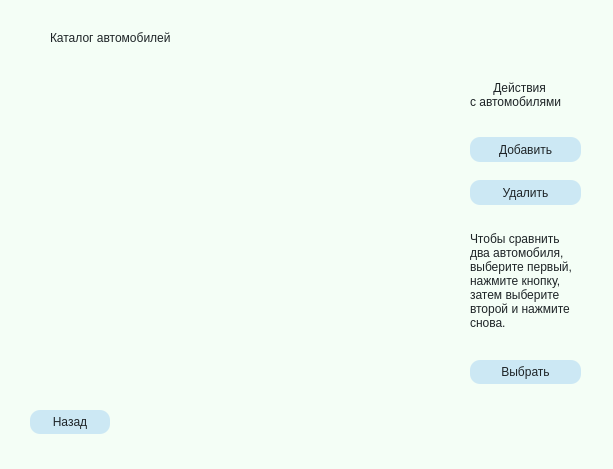
<?xml version="1.0" encoding="UTF-8"?>
<ui version="4.0">
 <class>CatalogWindow</class>
 <widget class="QDialog" name="CatalogWindow">
  <property name="geometry">
   <rect>
    <x>0</x>
    <y>0</y>
    <width>613</width>
    <height>469</height>
   </rect>
  </property>
  <property name="windowTitle">
   <string>Каталог автомобилей</string>
  </property>
  <property name="styleSheet">
   <string notr="true">background-color: rgb(244, 254, 246);
color: rgb(30, 36, 39);
font: 600 9pt &quot;Montserrat&quot;;
border-radius: 10px;
border-style: none;
border-width: 0px;</string>
  </property>
  <widget class="QListWidget" name="listWidget">
   <property name="geometry">
    <rect>
     <x>30</x>
     <y>80</y>
     <width>401</width>
     <height>311</height>
    </rect>
   </property>
   <property name="styleSheet">
    <string notr="true">background-color: rgb(244, 254, 246);
border: none;
border-radius: 15px;
color: rgb(30, 36, 39);
font: 9pt &quot;Montserrat&quot;;
outline: 0px;</string>
   </property>
  </widget>
  <widget class="QPushButton" name="backPushButton">
   <property name="geometry">
    <rect>
     <x>30</x>
     <y>410</y>
     <width>80</width>
     <height>24</height>
    </rect>
   </property>
   <property name="styleSheet">
    <string notr="true">color: rgb(30, 36, 39);
font: 600 9pt &quot;Montserrat&quot;;
border-radius: 10px;
border-style: solid;
border-width: 0px;
background-color: rgb(204, 232, 244);
padding: 5px</string>
   </property>
   <property name="text">
    <string>Назад</string>
   </property>
  </widget>
  <widget class="QLabel" name="topLabel">
   <property name="geometry">
    <rect>
     <x>50</x>
     <y>30</y>
     <width>181</width>
     <height>16</height>
    </rect>
   </property>
   <property name="styleSheet">
    <string notr="true">color: rgb(30, 36, 39);
font: 600 11pt &quot;Montserrat&quot;;</string>
   </property>
   <property name="text">
    <string>Каталог автомобилей</string>
   </property>
  </widget>
  <widget class="QPushButton" name="addPushButton">
   <property name="geometry">
    <rect>
     <x>470</x>
     <y>137</y>
     <width>111</width>
     <height>25</height>
    </rect>
   </property>
   <property name="styleSheet">
    <string notr="true">color: rgb(30, 36, 39);
font: 600 9pt &quot;Montserrat&quot;;
border-radius: 10px;
border-style: solid;
border-width: 0px;
background-color: rgb(204, 232, 244);
padding: 5px</string>
   </property>
   <property name="text">
    <string>Добавить</string>
   </property>
  </widget>
  <widget class="QPushButton" name="deletePushButton">
   <property name="geometry">
    <rect>
     <x>470</x>
     <y>180</y>
     <width>111</width>
     <height>25</height>
    </rect>
   </property>
   <property name="styleSheet">
    <string notr="true">color: rgb(30, 36, 39);
font: 600 9pt &quot;Montserrat&quot;;
border-radius: 10px;
border-style: solid;
border-width: 0px;
background-color: rgb(204, 232, 244);
padding: 5px</string>
   </property>
   <property name="text">
    <string>Удалить</string>
   </property>
  </widget>
  <widget class="QLabel" name="rightLabel">
   <property name="geometry">
    <rect>
     <x>470</x>
     <y>79</y>
     <width>121</width>
     <height>31</height>
    </rect>
   </property>
   <property name="styleSheet">
    <string notr="true">color: rgb(30, 36, 39);
font: 600 10pt &quot;Montserrat&quot;;
</string>
   </property>
   <property name="text">
    <string>       Действия
с автомобилями</string>
   </property>
  </widget>
  <widget class="QLabel" name="compareLabel">
   <property name="geometry">
    <rect>
     <x>470</x>
     <y>220</y>
     <width>121</width>
     <height>121</height>
    </rect>
   </property>
   <property name="styleSheet">
    <string notr="true">text-align: center;</string>
   </property>
   <property name="text">
    <string>Чтобы сравнить
два автомобиля,
выберите первый,
нажмите кнопку,
затем выберите
второй и нажмите
снова.</string>
   </property>
  </widget>
  <widget class="QPushButton" name="comparePushButton">
   <property name="geometry">
    <rect>
     <x>470</x>
     <y>360</y>
     <width>111</width>
     <height>24</height>
    </rect>
   </property>
   <property name="styleSheet">
    <string notr="true">color: rgb(30, 36, 39);
font: 600 9pt &quot;Montserrat&quot;;
border-radius: 10px;
border-style: solid;
border-width: 0px;
background-color: rgb(204, 232, 244);
padding: 5px</string>
   </property>
   <property name="text">
    <string>Выбрать</string>
   </property>
  </widget>
 </widget>
 <resources/>
 <connections/>
</ui>
